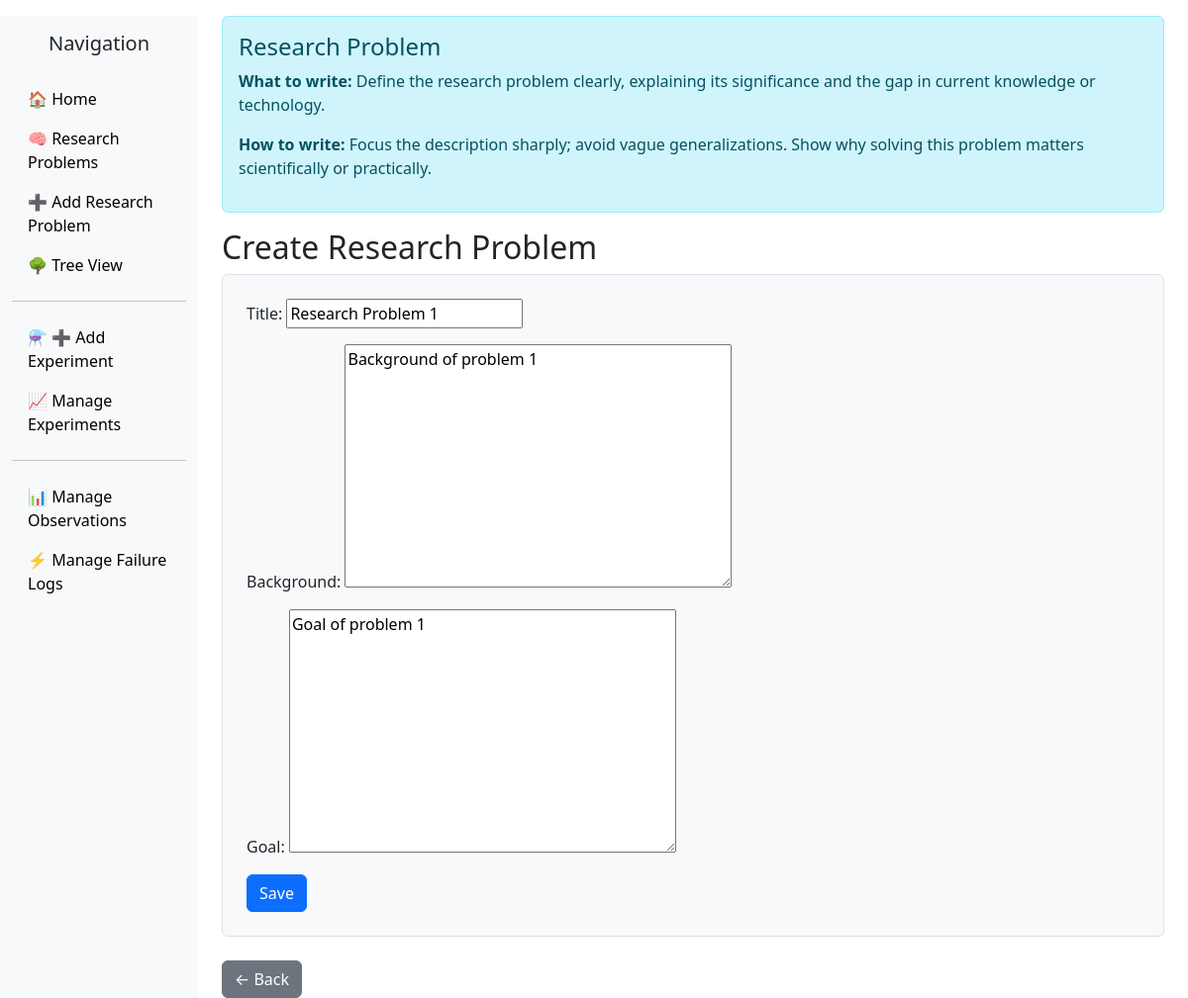
/problems/2/edit/, run on the app's committed database.
### scientificmethod/models.py (models this page shows, shortened)
class TimestampedModel(models.Model):
    created_at = models.DateTimeField(default=timezone.now)
    updated_at = models.DateTimeField(auto_now=True)
    class Meta:
        abstract = True

class ResearchProblem(TimestampedModel):
    title = models.CharField(max_length=255)
    background = MDTextField()
    goal = MDTextField()

### scientificmethod/views.py (the view)
# urls.py: path('problems/<int:pk>/edit/', views.ResearchProblemUpdateView.as_view(), name='researchproblem_update'),
class ResearchProblemUpdateView(generic.UpdateView):
    model = ResearchProblem
    fields = ['title', 'background', 'goal']
    template_name = 'scientificmethod/researchproblem_form.html'
    success_url = reverse_lazy('researchproblem_list')

### scientificmethod/templates/scientificmethod/researchproblem_form.html (shortened to what this page needs)
{% extends "scientificmethod/base.html" %}
{% block content %}
<div class="alert alert-info" role="alert">
  <h4 class="alert-heading">Research Problem</h4>
  <p><strong>What to write:</strong> Define the research problem clearly, explaining its significance and the gap in current knowledge or technology.</p>
  <p><strong>How to write:</strong> Focus the description sharply; avoid vague generalizations. Show why solving this problem matters scientifically or practically.</p>
</div>
<h2>{% if edit_mode %}Edit{% else %}Create{% endif %} Research Problem</h2>
<form method="post" class="p-4 border rounded bg-light">
    {{ form.as_p }}
    <button type="submit" class="btn btn-primary">{% if edit_mode %}Update{% else %}Save{% endif %}</button>
</form>
<br>
<a href="{% url 'researchproblem_list' %}" class="btn btn-secondary">← Back</a>
{% endblock %}

### scientificmethod/templates/scientificmethod/base.html (style rules this page uses)
body { padding-top: 1rem; }

### data on the page
ResearchProblem: title "Research Problem 1", background "Background of problem 1", goal "Goal of problem 1"
